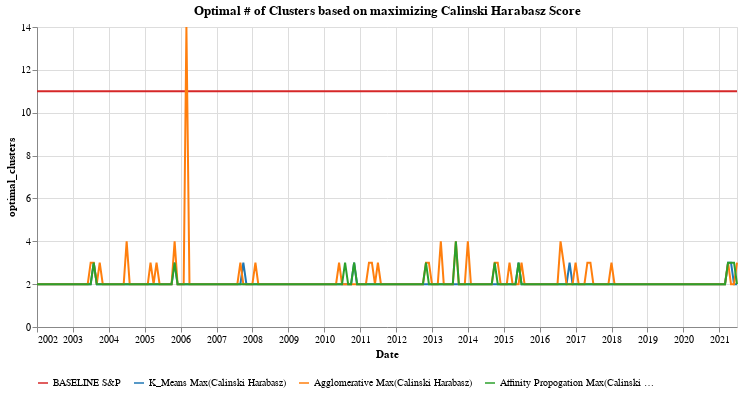

Notebook code for this chart:
### Markdown cell above
# Viz Comparing 3 Algorithms: Kmeans, Agglomerative, Affinity Propogation
### Looking at ONLY score maximization

### Code cell
### Optimal Cluster by Calinski Harabasz score
optimal_cluster_chart = pd.concat([ baseline_df['baseline_Nclusters'], km_df['calinski_harabasz_Nclusters'], ag_df['calinski_harabasz_Nclusters'], af_df['calinski_harabasz_Nclusters'] ], axis=1)
sort_order_list=['BASELINE S&P','K_Means Max(Calinski Harabasz)','Agglomerative Max(Calinski Harabasz)','Affinity Propogation Max(Calinski Harabasz)']
optimal_cluster_chart.columns=sort_order_list
#display(optimal_cluster_chart)
optimal_cluster_chart = optimal_cluster_chart.stack().reset_index()
optimal_cluster_chart.columns=['Date','Metric','optimal_clusters']
#display(optimal_cluster_chart)

alt.Chart(optimal_cluster_chart, title="Optimal # of Clusters based on maximizing Calinski Harabasz Score").mark_line().encode(
    x=alt.X('Date:T'),
    y=alt.Y('optimal_clusters:Q'),
    color=alt.Color('Metric:N', sort=sort_order_list,
                    #scale = alt.Scale(range = ['red', 'blue', 'purple','orange']),
                    scale = alt.Scale(range = ['#d62728', '#1f77b4', '#ff7f0e','#2ca02c']),
            legend=alt.Legend(orient="bottom", title=None),
    ),
).properties(
    width=700,
    height=300
)#.interactive()

### Figure 1 — Vega-Lite specification as saved in the notebook (floating-point values rounded to 4 significant figures; data arrays with more than 128 entries replaced by an {"elided": "..."} marker saying what was removed)
{"config": {"view": {"continuousWidth": 400, "continuousHeight": 300}}, "data": {"name": "data-d4477f5e0b2be3c75cc40d715b85f7fc"}, "mark": "line", "encoding": {"color": {"type": "nominal", "field": "Metric", "legend": {"orient": "bottom", "title": null}, "scale": {"range": ["#d62728", "#1f77b4", "#ff7f0e", "#2ca02c"]}, "sort": ["BASELINE S&P", "K_Means Max(Calinski Harabasz)", "Agglomerative Max(Calinski Harabasz)", "Affinity Propogation Max(Calinski Harabasz)"]}, "x": {"type": "temporal", "field": "Date"}, "y": {"type": "quantitative", "field": "optimal_clusters"}}, "height": 300, "title": "Optimal # of Clusters based on maximizing Calinski Harabasz Score", "width": 700, "$schema": "https://vega.github.io/schema/vega-lite/v4.8.1.json", "datasets": {"data-d4477f5e0b2be3c75cc40d715b85f7fc": {"elided": "940 records"}}}
